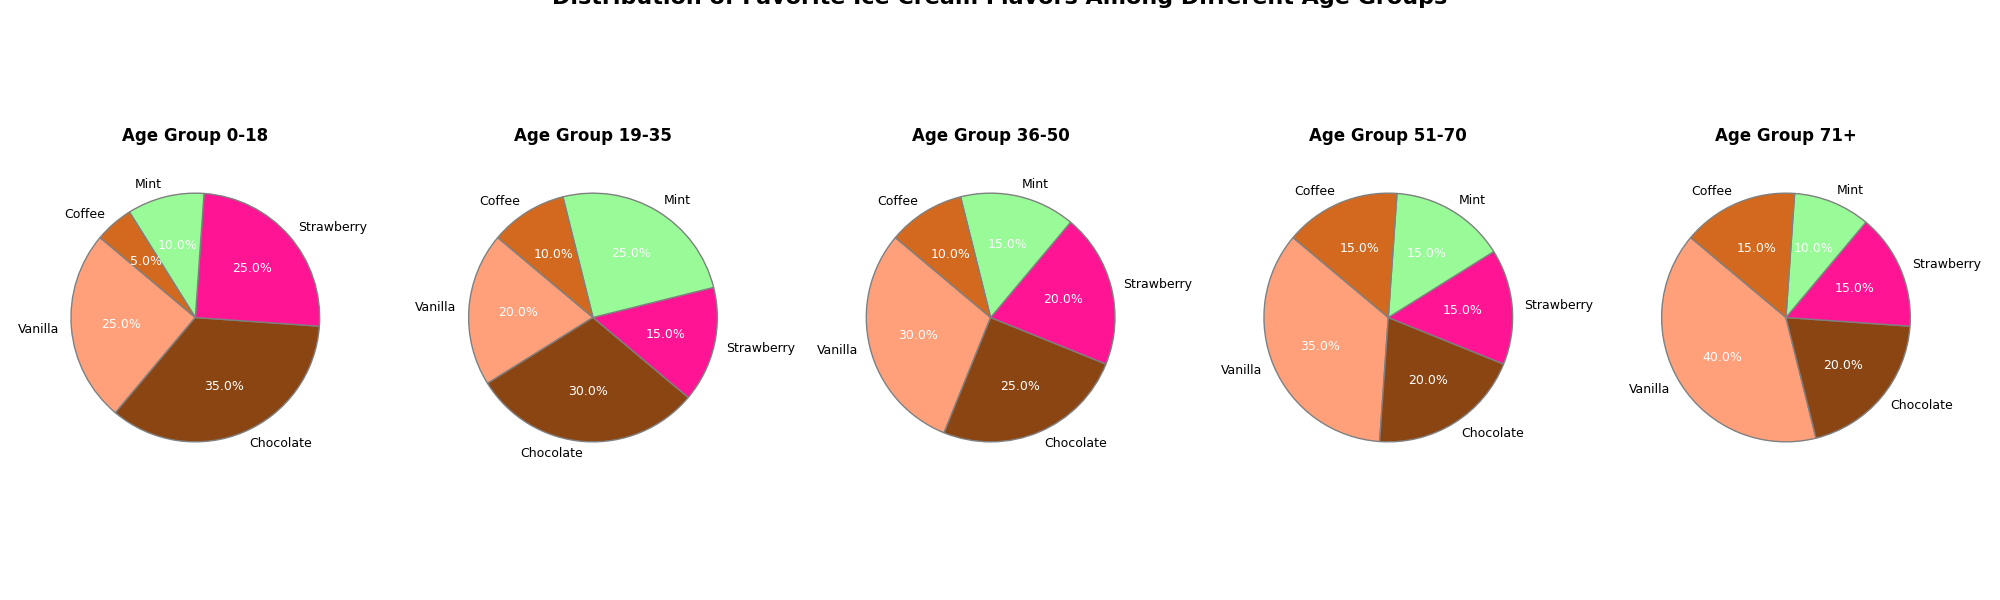

Write Python code to recreate this figure.
import matplotlib.pyplot as plt

age_groups = ['0-18', '19-35', '36-50', '51-70', '71+']
flavors = ['Vanilla', 'Chocolate', 'Strawberry', 'Mint', 'Coffee']
data = {
    '0-18': [25, 35, 25, 10, 5],
    '19-35': [20, 30, 15, 25, 10],
    '36-50': [30, 25, 20, 15, 10],
    '51-70': [35, 20, 15, 15, 15],
    '71+': [40, 20, 15, 10, 15]
}

colors = ['#FFA07A', '#8B4513', '#FF1493', '#98FB98', '#D2691E']

fig, axs = plt.subplots(1, 5, figsize=(20, 6), subplot_kw=dict(aspect='equal'))

for ax, (age, percentages) in zip(axs, data.items()):
    wedges, texts, autotexts = ax.pie(
        percentages, labels=flavors, autopct='%1.1f%%', startangle=140,
        colors=colors, textprops={'fontsize': 9}, wedgeprops={'edgecolor': 'gray'}
    )
    ax.set_title(f'Age Group {age}', fontsize=12, weight='bold', pad=15)
    for autotext in autotexts:
        autotext.set_color('white')

plt.suptitle('Distribution of Favorite Ice Cream Flavors Among Different Age Groups', 
             fontsize=16, weight='bold', y=1.02)

plt.tight_layout()
plt.show()
